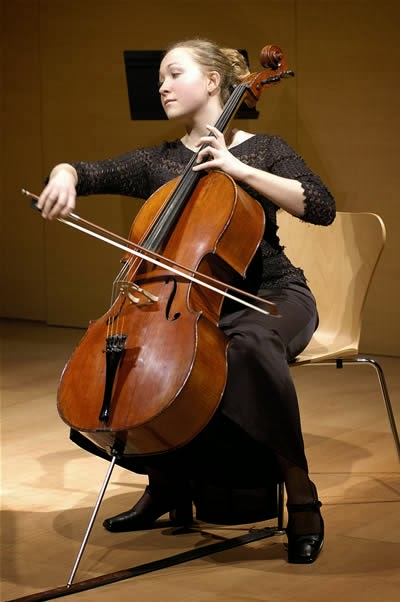
#> input picture InteligenciaArtificalGenerativa/images/cellist.jpg, 400 x 602 px
$ python filter.py ../../images/cellist.jpg
#> lines starting #> are read from the running program, lines starting #| are printed output that depends on the picture
import math
import sys

from PIL import Image, ImageFilter

# Ensure correct usage
if len(sys.argv) != 2:
    sys.exit("Usage: python filter.py filename")

# Open image
image = Image.open(sys.argv[1]).convert("RGB")
#> image is the input picture: PIL image 400x602 RGB; mean R, G, B 105.3, 73.4, 41.1

# Filter image according to edge detection kernel
filtered = image.filter(ImageFilter.Kernel(
    size=(3, 3),
    kernel=[-1, -1, -1, -1, 8, -1, -1, -1, -1],
    scale=1
))
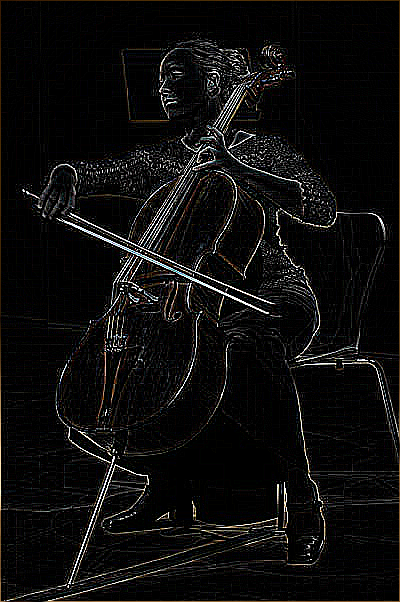
#> filtered: PIL image 400x602 RGB; mean R, G, B 14.3, 13.6, 13

# Show resulting image
filtered.show()
